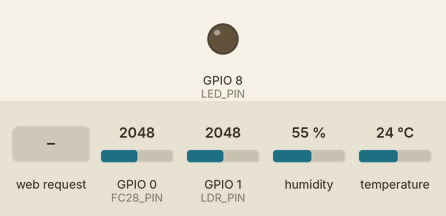
Simulated run of this sketch. Board: ESP32-C3. Parts: output pins drawn as LEDs (lit = HIGH). The test bench sets the inputs (shaded band); at power-on: GPIO 1 (LDR_PIN) = 2048, GPIO 0 (FC28_PIN) = 2048, humidity 55 %, temperature 24 °C. WiFi joins after 1.5 s; servers stay silent unless stated; uploads are accepted with an empty reply; what the sketch prints to the serial monitor is not drawn.

Above: at 0.0 s.
At 3.8 s:
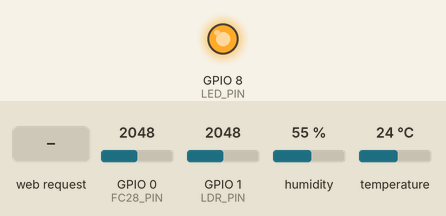
3.9 s: GPIO 1 (LDR_PIN) set to 2866
11.7 s: GPIO 0 (FC28_PIN) set to 1228
21.7 s: HTTP request GET /health received
31.7 s: GPIO 1 (LDR_PIN) set to 260
41.7 s: GPIO 0 (FC28_PIN) set to 260
Timing chart, 0 to 51.8 s (numbered marks = the images above; inputs shaded):
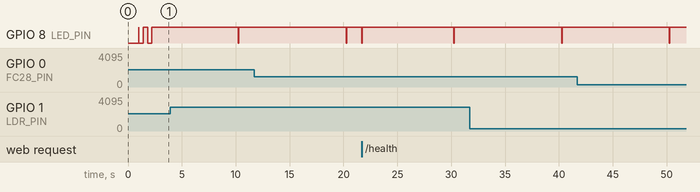

The sketch:

esp_code.ino
```cpp
#include <WiFi.h>
#include <WebServer.h>
#include <HTTPClient.h>
#include "DHT.h"

// =========================================================================
//  🌿 Green Node - ESP32-C3 Super Mini Telemetry & Health Probe Firmware
//  Microcontroller: ESP32-C3 Super Mini (RISC-V)
//  Sensors: DHT22 (Temp & Humidity), FC-28 (Soil Moisture), LDR (Light)
// =========================================================================

// ---------- 1. WiFi Configuration ----------
const char* WIFI_SSID     = "Malith's A55";       // <-- Your WiFi SSID
const char* WIFI_PASSWORD = "malith26";           // <-- Your WiFi Password

// ---------- 2. Backend Server Configuration ----------
// Your PC's LAN IP on this WiFi network (Port 4000)
const char* SERVER_URL = "http://10.88.145.39:4000/api/readings";

// Standard UUID registered in MongoDB database for this physical node
const char* DEVICE_ID  = "a0eebc99-9c0b-4ef8-bb6d-6bb9bd380a11";

// Telemetry send interval (10000 = 10 seconds)
const unsigned long SEND_INTERVAL_MS = 10000;

// ---------- 3. ESP32-C3 Super Mini Pin Definitions ----------
// NOTE: Classic ESP32 pins 34 & 35 do NOT exist on ESP32-C3.
// ESP32-C3 requires ADC1 pins (GPIO 0-4) while WiFi is running.
#define FC28_PIN  0       // Soil Moisture Analog In (GPIO 0 - ADC1_CH0)
#define LDR_PIN   1       // Light Sensor Analog In  (GPIO 1 - ADC1_CH1)
#define DHTPIN    3       // DHT22 Digital Data Pin  (GPIO 3)
#define DHTTYPE   DHT22   // AM2302 / DHT22
#define LED_PIN   8       // Onboard Blue Status LED on C3 SuperMini (Active LOW)

DHT dht(DHTPIN, DHTTYPE);

// Soil moisture ADC calibration (ESP32-C3 12-bit ADC: 0 - 4095)
const int AIR_VALUE   = 4095;  // Dry sensor in air
const int WATER_VALUE = 1500;  // Submerged in water

// ---------- 4. Onboard Health WebServer (Port 80) ----------
WebServer healthServer(80);
unsigned long lastSendTime = 0;

// Helper to blink status LED
void blinkLed(int ms = 50) {
  digitalWrite(LED_PIN, LOW);   // ON (active low)
  delay(ms);
  digitalWrite(LED_PIN, HIGH);  // OFF
}

// Health route handler (backend pings GET http://<esp32-c3-ip>:80/health)
void handleHealthRoute() {
  blinkLed(30);
  char healthJson[256];
  snprintf(healthJson, sizeof(healthJson),
    "{\"status\":\"ok\",\"chip\":\"ESP32-C3\",\"deviceId\":\"%s\",\"uptimeMs\":%lu,\"freeHeap\":%u,\"wifiRssi\":%d}",
    DEVICE_ID,
    millis(),
    ESP.getFreeHeap(),
    WiFi.RSSI()
  );
  healthServer.send(200, "application/json", healthJson);
  Serial.println("📡 [Health Probe] Responded 200 OK to backend health check.");
}

void handleNotFound() {
  healthServer.send(404, "application/json", "{\"error\":\"Not found. Use /health\"}");
}

// ---------- 5. WiFi Helper ----------
void connectWiFi() {
  Serial.printf("\nConnecting to WiFi: %s", WIFI_SSID);
  WiFi.mode(WIFI_STA);
  WiFi.begin(WIFI_SSID, WIFI_PASSWORD);

  unsigned long start = millis();
  while (WiFi.status() != WL_CONNECTED && millis() - start < 15000) {
    digitalWrite(LED_PIN, !digitalRead(LED_PIN)); // Toggle LED while connecting
    delay(400);
    Serial.print(".");
  }

  if (WiFi.status() == WL_CONNECTED) {
    digitalWrite(LED_PIN, HIGH); // Solid OFF when connected
    Serial.println("\n✅ WiFi connected successfully!");
    Serial.print("📍 ESP32-C3 IP: ");
    Serial.println(WiFi.localIP());
    Serial.printf("🩺 Onboard Health Route: http://%s:80/health\n\n", WiFi.localIP().toString().c_str());
  } else {
    digitalWrite(LED_PIN, LOW); // Stay ON if failed
    Serial.println("\n❌ WiFi connection failed. Will retry in loop().");
  }
}

// ---------- 6. HTTP POST Helper ----------
bool postReading(float temp, float hum, float soilPct, float lightLux, int soilRaw, int lightRaw) {
  if (WiFi.status() != WL_CONNECTED) {
    Serial.println("⚠️ HTTP POST skipped: WiFi not connected.");
    return false;
  }

  HTTPClient http;
  http.begin(SERVER_URL);
  http.addHeader("Content-Type", "application/json");
  http.setTimeout(5000);

  char payload[384];
  snprintf(payload, sizeof(payload),
    "{"
      "\"deviceId\":\"%s\","
      "\"temperature\":%.2f,"
      "\"humidity\":%.2f,"
      "\"soilMoisture\":%.2f,"
      "\"light\":%.1f,"
      "\"metadata\":{\"chip\":\"esp32-c3-supermini\",\"soil_raw\":%d,\"light_raw\":%d,\"rssi\":%d}"
    "}",
    DEVICE_ID, temp, hum, soilPct, lightLux, soilRaw, lightRaw, WiFi.RSSI()
  );

  Serial.print("📤 POST → ");
  Serial.println(payload);

  int code = http.POST((uint8_t*)payload, strlen(payload));

  if (code > 0) {
    blinkLed(40); // Flash LED on successful transmission
    String body = http.getString();
    Serial.printf("📥 HTTP %d | Response: %s\n\n", code, body.c_str());
  } else {
    Serial.printf("❌ POST failed, error: %s\n\n", http.errorToString(code).c_str());
  }

  http.end();
  return (code >= 200 && code < 300);
}

// ---------- 7. Setup ----------
void setup() {
  // ESP32-C3 uses native USB CDC
  Serial.begin(115200);
  delay(1000); // Give USB CDC time to initialize

  pinMode(LED_PIN, OUTPUT);
  digitalWrite(LED_PIN, HIGH); // Off initially

  Serial.println("\n=================================================");
  Serial.println("🌿 Green Node - ESP32-C3 Super Mini Telemetry");
  Serial.println("=================================================");

  // Initialize Sensors
  dht.begin();
  pinMode(FC28_PIN, INPUT);
  pinMode(LDR_PIN, INPUT);

  // Connect to WiFi
  connectWiFi();

  // Start Onboard Health Server on Port 80
  healthServer.on("/health", HTTP_GET, handleHealthRoute);
  healthServer.onNotFound(handleNotFound);
  healthServer.begin();
  Serial.println("🚀 Health WebServer running on port 80");
}

// ---------- 8. Main Loop ----------
void loop() {
  // Non-blocking health server listener
  healthServer.handleClient();

  // Reconnect WiFi if disconnected
  if (WiFi.status() != WL_CONNECTED) {
    static unsigned long lastWifiRetry = 0;
    if (millis() - lastWifiRetry > 10000) {
      lastWifiRetry = millis();
      connectWiFi();
    }
  }

  // Periodic sensor telemetry
  unsigned long currentMillis = millis();
  if (currentMillis - lastSendTime >= SEND_INTERVAL_MS) {
    lastSendTime = currentMillis;

    // --- 1. Read DHT22 (Temp & Humidity) ---
    float hum = dht.readHumidity();
    float tmp = dht.readTemperature();

    if (isnan(hum) || isnan(tmp)) {
      Serial.println("⚠️ DHT22 read failed — verify 3.3V/GND and GPIO 3 connection.");
      return;
    }

    // --- 2. Read Soil Moisture (FC-28 on GPIO 0) ---
    int soilRaw = analogRead(FC28_PIN);
    int soilPct = constrain(map(soilRaw, AIR_VALUE, WATER_VALUE, 0, 100), 0, 100);

    // --- 3. Read Ambient Light (LDR on GPIO 1) ---
    int lightRaw = analogRead(LDR_PIN);
    float lightLux = constrain(map(lightRaw, 0, 4095, 0, 1500), 0, 1500);

    Serial.printf("📊 [Sensors] Temp=%.2f°C | Hum=%.2f%% | SoilRaw=%d (%.1f%%) | LightRaw=%d (%.1f Lux)\n",
                  tmp, hum, soilRaw, (float)soilPct, lightRaw, lightLux);

    // --- 4. Send to Backend ---
    postReading(tmp, hum, (float)soilPct, lightLux, soilRaw, lightRaw);
  }

  delay(10); // CPU yield
}
```
